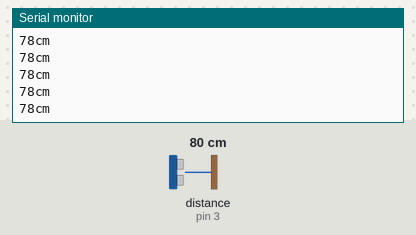
Bench run of a sketch on a simulated Arduino Uno, built with avr-gcc and run on an emulated ATmega328P. Shown: the last lines printed to the serial monitor. Wiring (inferred from the names in the program): ultrasonic range finder: trigger pin 2; echo pin 3. The test bench sets the inputs (shaded band); at power-on: distance to the obstacle (sensor on pin 3) 80 cm. The echo pulse lasts 58.3 µs per cm.

Above: at 1.2 s.
1.3 s: distance to the obstacle (sensor on pin 3) set to 2 cm
At 1.48 s:
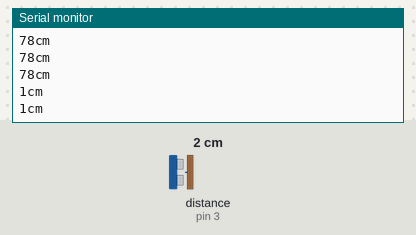
2.8 s: distance to the obstacle (sensor on pin 3) set to 120 cm
At 2.89 s:
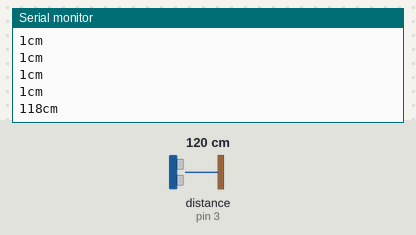
Timing chart, 0 to 5.8 s (numbered marks = the images above; inputs shaded):
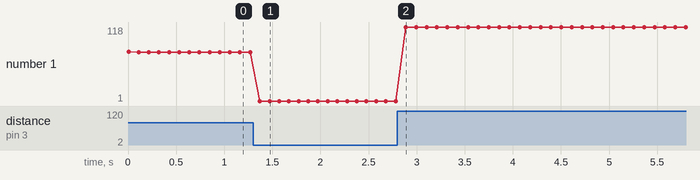

Measured:
- after the input at 1.3 s, the serial monitor: prints a new line after 0.07 s (image 1)
- after the input at 2.8 s, the serial monitor: prints a new line after 0.09 s (image 2)
- plotted number 1: 78 → 1 after the input at 1.3 s, 1 → 118 after the input at 2.8 s

The sketch:

Sensor_cho.ino
```cpp
int trig = 2;
int echo = 3;
void setup() {
  Serial.begin(9600);  // 시리얼 통신 시작, 통신속도는 9600
  pinMode(trig, OUTPUT);  // tirg(2번) 핀을 출력모드로
  pinMode(echo, INPUT);  // echo(3번) 핀을 입력모드로


}

void loop() {
  digitalWrite(trig, HIGH);  // trig 핀에 HIGH(5V) 신호를 보낸다.
  delayMicroseconds(10);  // 10 마이크로초(1/100,000초) 동안
  digitalWrite(trig, LOW);  // trig 핀에 LOW(0V) 신호를 보낸다.
  int distance = pulseIn(echo, HIGH) * 17/1000;  // 아래에 따라 설명
  Serial.print(distance);  // distance를 시리얼 모니터에 출력한다.
  Serial.println("cm"); // 문자열 cm를 출력한다.
  delay(100);  // 0.1초 지연

}
```
